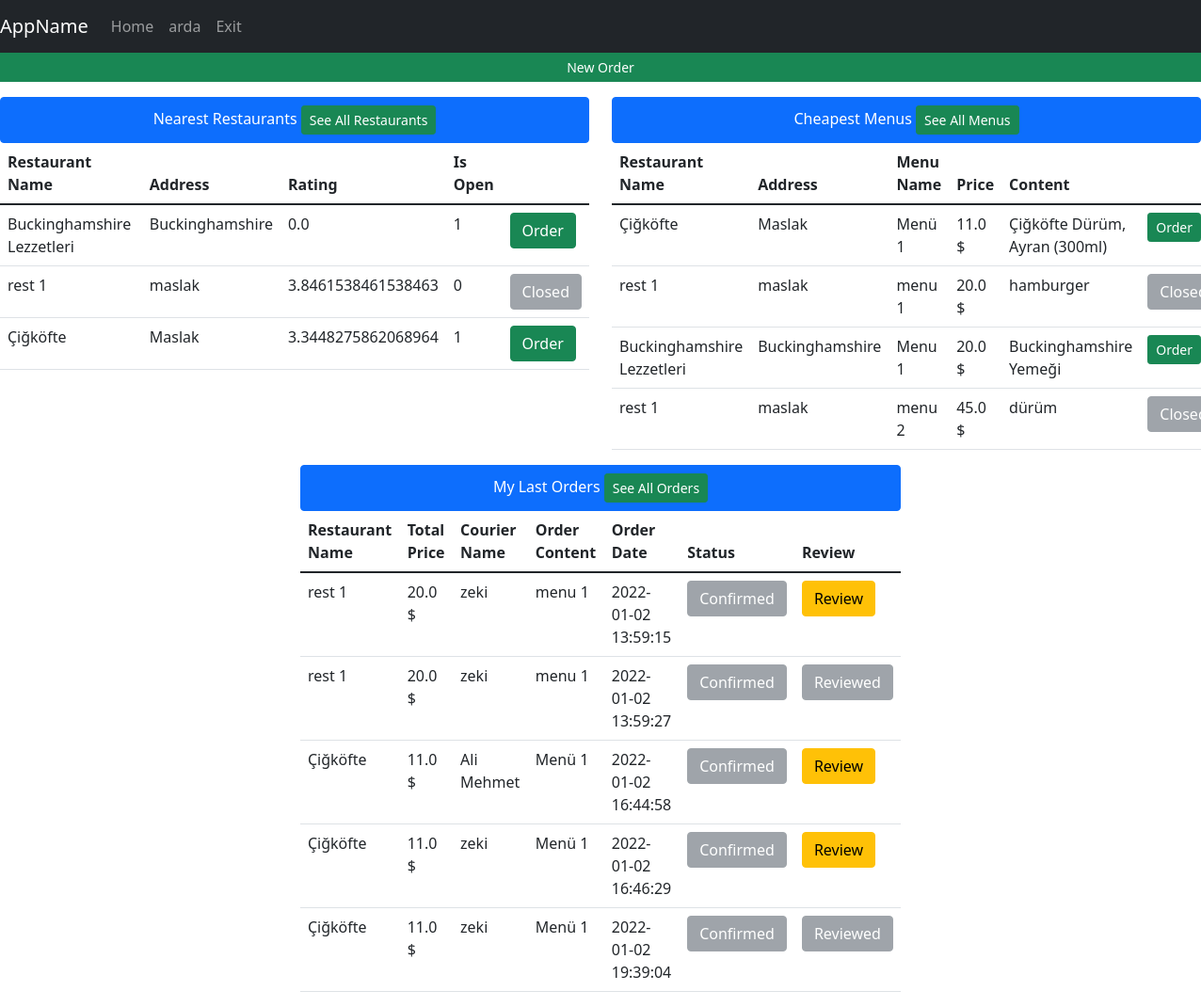
Screenshot of /home (signed in) with the database file from the repository.
### tables this page shows
CREATE TABLE restaurant(id INTEGER PRIMARY KEY, restaurantName varchar(30),address varchar(250),lat Text,lng Text,isOpen binary,averageRating REAL);

CREATE TABLE menu(id INTEGER PRIMARY KEY,menuName varchar(30), price REAL, content TEXT, restaurantId int REFERENCES restaurant(id) ON UPDATE CASCADE);

CREATE TABLE foodOrder(id INTEGER PRIMARY KEY,content TEXT,orderDate Date DEFAULT (datetime('now','localtime')),totalPrice REAL, is_delivered INTEGER DEFAULT(0), is_reviewed INTEGER DEFAULT(0), restaurantId INTEGER, courierID int REFERENCES couriers(id) ON UPDATE CASCADE, userUserName varchar(30) REFERENCES users(username) ON UPDATE CASCADE, FOREIGN KEY(restaurantId) REFERENCES restaurant(id));

CREATE TABLE couriers(id INTEGER PRIMARY KEY,name TEXT,is_available TEXT,lat REAL,lng, orderId int REFERENCES foodOrder(id) ON UPDATE CASCADE);

### app.py (the view, shortened to what this page needs)
@app.route("/home", methods=["GET", "POST"])
def homeView():
    with sqlite3.connect(DATABASE) as database:
        cursor = database.cursor()
    if not session.get('logged_in'):
        return render_template('auth/login.html', title='Login')
    if session["user_type"] == 1:
        data = getAllDbData(toGet=["users", "restaurant", "couriers", "menu", "restaurantName","orders"], limit=5)
        session["isFiltered"], session["filteredData"] = False, {}
        return render_template('admin/adminHome.html', title='Admin Page', username=session["username"], data=data)
    else:
        data = getUserViewData()
        return render_template('user/homePage.html', title='Home', username=session["username"], data=data)

### templates/user/homePage.html (shortened to what this page needs)
{% extends 'base.html' %}
{% block navbar %}
<nav class="navbar navbar-expand-lg navbar-dark bg-dark">
    <a class="navbar-brand" href="/home">AppName</a>
    <div class="collapse navbar-collapse" id="navbarNav">
        <ul class="navbar-nav">
          <li class="nav-item active"><a class="nav-link" href="/">Home</a></li>
          <li class="nav-item active"><a class="nav-link" href="/userSettings">{{username}}</a></li>
          <li class="nav-item active"><a class="nav-link" href="/exit">Exit</a></li>
        </ul>
    </div>
</nav>
{% endblock %}
{% block body %}
    <div class="row">
    <a class="btn btn-sm btn-success" href="/selectRestaurant"> New Order </a>
    </div>
    <center>
     <div class="row mt-3">
     <div class="col-md-6">
         <ul class="list-group">
          <li class="list-group-item active">Nearest Restaurants <a href="/selectRestaurant" class="btn btn-sm btn-success">See All Restaurants</a></li>
         </ul>
         <form action="/selectMenu" method="POST">
         <table class="table table-hover">
              <thead>
                <tr>
                  <th scope="col">Restaurant Name</th>
                  <th scope="col">Address</th>
                  <th scope="col">Rating</th>
                  <th scope="col">Is Open</th>
                  <th scope="col"></th>
                </tr>
              </thead>
              <tbody>
              {%for i in range(data["near_restaurants"]|length)%}
                <tr>
                  <td>{{ data["near_restaurants"][i][2] }}</td>
                  <td>{{ data["near_restaurants"][i][3] }}</td>
                  <td>{{ data["near_restaurants"][i][7] }}</td>
                  <td>{{ data["near_restaurants"][i][6] }}</td>
                  {% if data["near_restaurants"][i][6] == 0 %}
                <td>
                  <button type="submit" disabled name="selectedRestaurant" value='{{ data["near_restaurants"][i][1] }}' class="btn btn-secondary">Closed</button>
                </td>
                {% else %}
                <td>
                  <button type="submit"  name="selectedRestaurant" value='{{ data["near_restaurants"][i][1] }}' class="btn btn-success">Order</button>
                </td>
                {% endif %}
                </tr>
              {%endfor%}
              </tbody>
         </table>
         </form>
     </div>
     <div class="col-md-6">
         <ul class="list-group">
          <li class="list-group-item active">Cheapest Menus <a href="/menus" class="btn btn-sm btn-success">See All Menus</a></li>
          </ul>
         <form action="/selectMenu" method="POST">
         <table class="table table-hover">
              <thead>
                <tr>
                  <th scope="col">Restaurant Name</th>
                  <th scope="col">Address</th>
                  <th scope="col">Menu Name</th>
                  <th scope="col">Price</th>
                  <th scope="col">Content</th>
                </tr>
              </thead>
              <tbody>
              {%for i in range(data["cheap_menus"]|length)%}
                <tr>
                  <td>{{ data["cheap_menus"][i][0] }}</td>
                  <td>{{ data["cheap_menus"][i][1] }}</td>
                  <td>{{ data["cheap_menus"][i][2] }} </td>
                  <td>{{ data["cheap_menus"][i][3] }} $</td>
                  <td>{{ data["cheap_menus"][i][6] }} </td>
                  {% if data["cheap_menus"][i][7] == 0 %}
                        <td><button class="btn btn-secondary" disabled name="selectedMenu" value="{{ data["cheap_menus"][i][4] }}">Closed</button></td>
                    {% else %}
                        <td><button class="btn btn-sm btn-success" name="selectedMenu" value="{{ data["cheap_menus"][i][4] }}">Order</button></td>
                    {% endif %}
                </tr>
              {%endfor%}
              </tbody>
         </table>
         </form>
     </div>
 </div>
        </center>
 <center>
     <div class="col-md-6">
         <ul class="list-group">
          <li class="list-group-item active">My Last Orders <a href="/myOrders" class="btn btn-sm btn-success">See All Orders</a></li>
          </ul>
         <form action="/home" method="POST">
         <table class="table table-hover">
              <thead>
                <tr>
                  <th scope="col">Restaurant Name</th>
                  <th scope="col">Total Price</th>
                  <th scope="col">Courier Name</th>
                  <th scope="col">Order Content</th>
                  <th scope="col">Order Date</th>
                  <th scope="col">Status</th>
                  <th scope="col">Review</th>
                </tr>
              </thead>
              <tbody>
              {%for i in range(data["orders"]|length)%}
                <tr>
                  <td>{{ data["orders"][i][6] }} </td>
                  <td>{{ data["orders"][i][0] }} $</td>
                  <td>{{ data["orders"][i][2] }}</td>
                  <td>{{ data["orders"][i][3] }}</td>
                  <td>{{ data["orders"][i][1] }}</td>
                    {% if data["orders"][i][5] == 1 %}
                        <td><button class="btn btn-secondary" disabled name="confirmedOrder" value="{{data['orders'][i][4]}}">Confirmed</button></td>
                    {% else %}
                        <td><button class="btn btn-warning" name="confirmedOrder" value="{{data['orders'][i][4]}}">Confirm Delivered</button></td>
                    {% endif %}
                    {% if data["orders"][i][7] == 1 %}
                        <td><button class="btn btn-secondary" disabled name="confirmedOrder" value="{{data['orders'][i][4]}}">Reviewed</button></td>
                    {% else %}
                        <td><a href="/reviewRestaurant?restId={{ data['orders'][i][8] }}&foodOrderId={{ data['orders'][i][4] }}" class="btn btn-warning" name="confirmedOrder" value="{{data['orders'][i][4]}}">Review</a></td>
                    {% endif %}
                </tr>
              {%endfor%}
              </tbody>
         </table>
         </form>
     </div>
 </center>
{% endblock %}

### rows the page displays
restaurant: restaurantName "Buckinghamshire Lezzetleri", address "Buckinghamshire", averageRating "0.0", isOpen "1", restaurantName "Buckinghamshire Lezzetleri", address "Buckinghamshire"
restaurant: restaurantName "rest 1", address "maslak", averageRating "3.8461538461538463", isOpen "0", restaurantName "rest 1" "rest 1", address "maslak" "maslak", restaurantName "rest 1" "rest 1"
restaurant: restaurantName "Çiğköfte", address "Maslak", averageRating "3.3448275862068964", isOpen "1", restaurantName "Çiğköfte", address "Maslak", restaurantName "Çiğköfte" "Çiğköfte" "Çiğköfte"
menu: menuName "Menü 1", price "11.0", content "Çiğköfte Dürüm, Ayran (300ml)"
menu: menuName "menu 1", price "20.0", content "hamburger"
menu: menuName "Menu 1", price "20.0", content "Buckinghamshire Yemeği"
menu: menuName "menu 2", price "45.0", content "dürüm"
foodOrder: totalPrice "20.0", content "menu 1", orderDate "2022-01-02 13:59:15"
couriers: name "zeki" "zeki" "zeki" "zeki"
foodOrder: totalPrice "20.0", content "menu 1", orderDate "2022-01-02 13:59:27"
foodOrder: totalPrice "11.0", content "Menü 1", orderDate "2022-01-02 16:44:58"
couriers: name "Ali Mehmet"
foodOrder: totalPrice "11.0", content "Menü 1", orderDate "2022-01-02 16:46:29"
foodOrder: totalPrice "11.0", content "Menü 1", orderDate "2022-01-02 19:39:04"

### other values shown
{{ username }} "arda"
